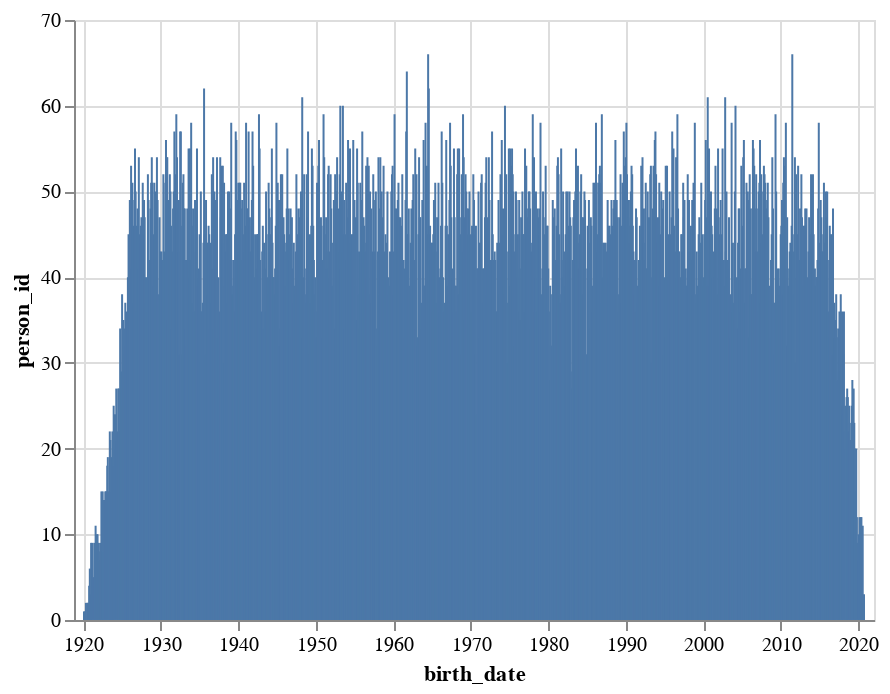

The notebook cell saved with this chart:
### Code cell
# PLot the birthdatetime distribution as a bar chart

#TODO

### Figure 1 — Vega-Lite specification as saved in the notebook (floating-point values rounded to 4 significant figures; data arrays with more than 128 entries replaced by an {"elided": "..."} marker saying what was removed)
{"config": {"view": {"continuousWidth": 400, "continuousHeight": 300}}, "data": {"name": "data-6628d22707794c91d316f6c9d57ed735"}, "mark": {"type": "bar", "size": 1}, "encoding": {"x": {"type": "temporal", "field": "birth_date", "scale": {"padding": 5}}, "y": {"type": "quantitative", "field": "person_id"}}, "$schema": "https://vega.github.io/schema/vega-lite/v4.8.1.json", "datasets": {"data-6628d22707794c91d316f6c9d57ed735": {"elided": "1207 records"}}}
